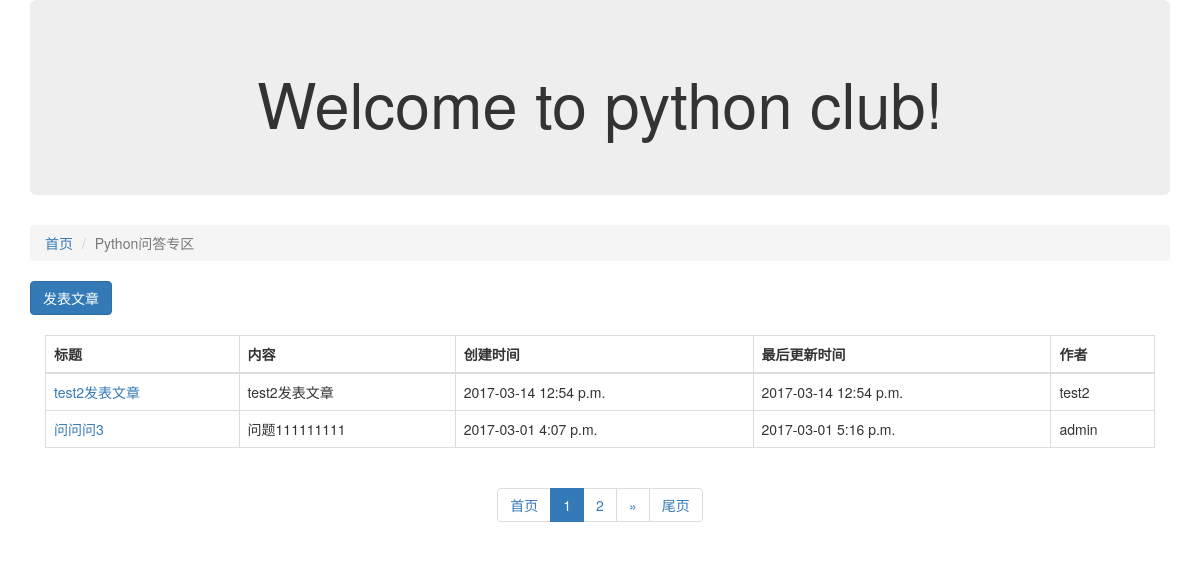
The page /article/list/1 on the database its author committed.
### block/models.py (models this page shows, shortened)
class Block(models.Model):
    block_name = models.CharField("板块名称",max_length=100)
    block_description = models.CharField("板块描述",max_length=100)
    manager_name = models.CharField("管理员名称",max_length=100)
    block_status = models.IntegerField("状态",choices=((0,"正常"),(-1,"删除")))
    class Meta:
        verbose_name = "各板块信息"
        verbose_name_plural = "板块集合"

### article/models.py (models this page shows, shortened)
class Article(models.Model):
    owner = models.ForeignKey(User,verbose_name="作者")
    block = models.ForeignKey(Block, verbose_name="板块ID")
    article_title = models.CharField("文章名称",max_length=100)
    article_content = models.CharField("文章内容",max_length=10000)
    article_status = models.IntegerField("状态",choices=((0,"正常"),(-1,"删除")))
    create_timestamp = models.DateTimeField("创建时间",auto_now_add=True)
    last_update_timestamp = models.DateTimeField("最后更新时间",auto_now=True)
    class Meta:
        verbose_name = "文章"
        verbose_name_plural = "文章"

### article/views.py (the view)
# urls.py: url(r'^list/(?P<block_id>\d+)',article_list),
def article_list(request, block_id):
    block_id = int(block_id)
    block = Block.objects.get(id=block_id)
    all_articles = Article.objects.filter(block=block, article_status=0).order_by("-id")
    ARTICLE_CNT_1PAGE = 2
    p = Paginator(all_articles, ARTICLE_CNT_1PAGE)
    page_no = int(request.GET.get("page_no", "1"))
    page = p.page(page_no)
    articles_objs = page.object_list
    page_links = [i
                  for i in range(page_no - 2, page_no + 3) if i > 0 and i <= p.num_pages]
    return render(request, "article_list.html",
                  {"articles": articles_objs, "b": block, "page_no": page_no, "page": page,
                   "page_links": page_links, "p": p})

### article/templates/article_list.html (shortened to what this page needs)
{% extends "base.html" %}
{% block content %}
<div class="col-xs-12 col-md-12">
    <ol class="breadcrumb">
        <li><a href="/">首页</a></li>
        <li class="active">{{ b.block_name }}</li>
    </ol>
</div>
<div class="col-xs-12 col-md-12">
    <a href="/article/create/{{ b.id }}" class="btn btn-primary"> 发表文章 </a>
    <br/>
    <br/>
    <div class="col-xs-12 col-md-12">
        <table class="table table-bordered">
            <thead>
            <tr>
                <th>标题</th>
                <th>内容</th>
                <th>创建时间</th>
                <th>最后更新时间</th>
                <th>作者</th>
            </tr>
            </thead>
            <tbody>
            {% for article in articles %}
            <tr>
                <td><a href="/article/detail/{{ article.id }}">{{ article.article_title }}</a></td>
                <td>{{ article.article_content }}</td>
                <td>{{ article.create_timestamp|date:"Y-m-d P" }}</td>
                <td>{{ article.last_update_timestamp|date:"Y-m-d P" }}</td>
                <td>{{ article.owner }}</td>
            </tr>
            {% endfor %}
            </tbody>
        </table>
    </div>
</div>
<div class="col-xs-12 col-md-12">
    <center>
        <nav aria-label="Page navigation">
            <ul class="pagination">
                <li><a href="?page_no=1">首页</a></li>
                {% for current_no in page_links %}
                {% if current_no == page_no %}
                <li class="active"><a href="?page_no={{ current_no }}">{{ current_no }}</a></li>
                {% else %}
                <li><a href="?page_no={{ current_no }}">{{ current_no }}</a></li>
                {% endif %}
                {% endfor %}
                {% if page.has_next %}
                <li>
                    <a href="?page_no={{ page.next_page_number }}" aria-label="Next">
                        <span aria-hidden="true">&raquo;</span>
                    </a>
                </li>
                {% endif %}
                <li><a href="?page_no={{ p.num_pages }}">尾页</a></li>
            </ul>
        </nav>
    </center>
</div>
{% endblock %}

### rows shown on the page
Block: block_name "Python问答专区"
Article: article_title "test2发表文章", article_content "test2发表文章", create_timestamp "2017-03-14 12:54 p.m.", last_update_timestamp "2017-03-14 12:54 p.m.", owner "test2"
Article: article_title "问问问3", article_content "问题111111111", create_timestamp "2017-03-01 4:07 p.m.", last_update_timestamp "2017-03-01 5:16 p.m.", owner "admin"

### other values the page prints
{{ current_no }} "1"
{{ current_no }} "2"
